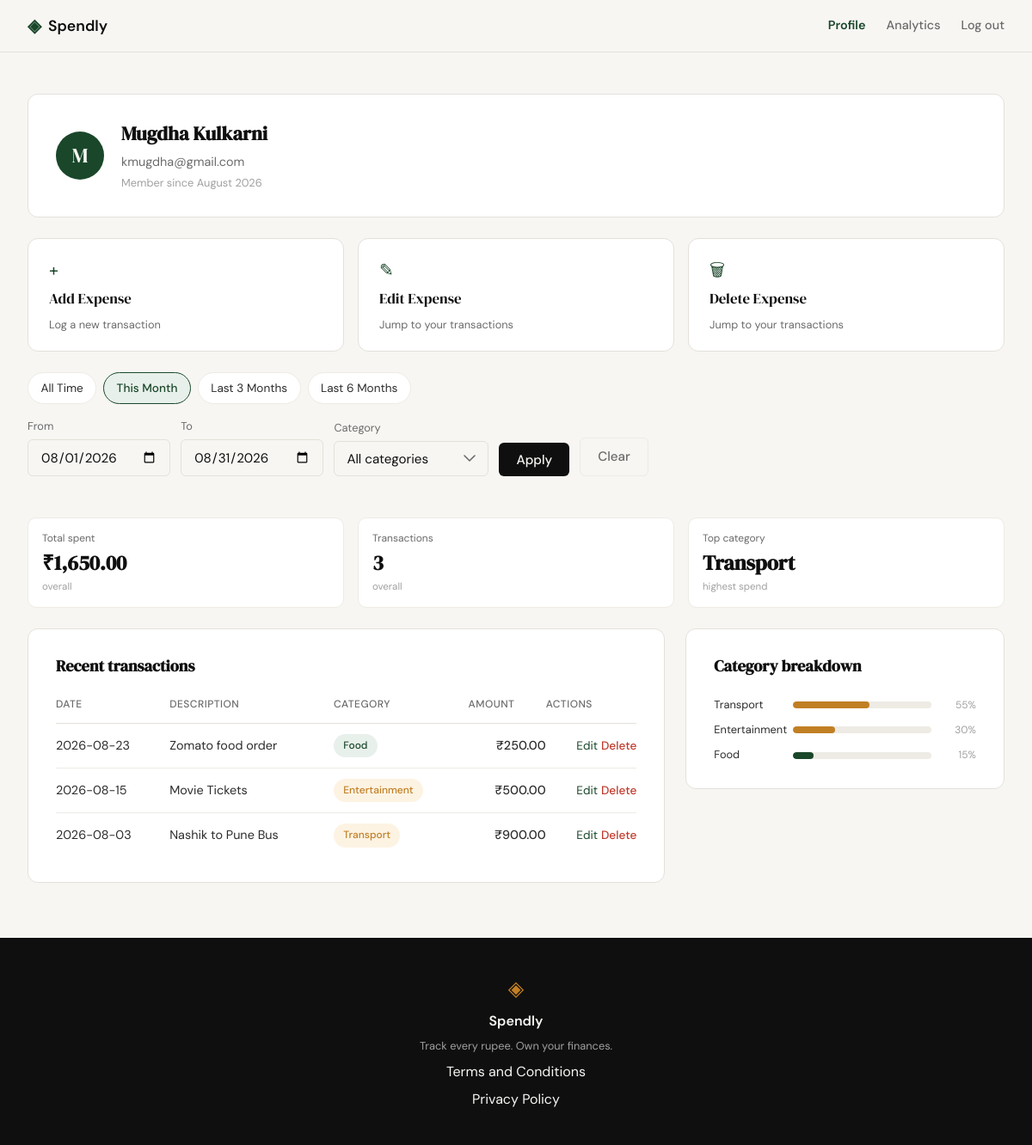
The app's page /profile?date_from=2026-08-01&date_to=2026-08-31 (signed in) with its own data.
### tables this page shows
CREATE TABLE users (
            id            INTEGER PRIMARY KEY AUTOINCREMENT,
            name          TEXT    NOT NULL,
            email         TEXT    NOT NULL UNIQUE,
            password_hash TEXT    NOT NULL,
            created_at    TEXT    DEFAULT (datetime('now'))
        );

CREATE TABLE expenses (
            id          INTEGER PRIMARY KEY AUTOINCREMENT,
            user_id     INTEGER NOT NULL REFERENCES users(id),
            amount      REAL    NOT NULL,
            category    TEXT    NOT NULL,
            date        TEXT    NOT NULL,
            description TEXT,
            created_at  TEXT    DEFAULT (datetime('now'))
        );

### app.py (the view)
@app.route("/profile")
def profile():
    if not session.get("user_id"):
        return redirect(url_for("login"))
    user_id = session["user_id"]
    if get_user_by_id(user_id) is None:
        abort(404)
    selected_category = request.args.get("category") or None
    raw_from = _parse_iso_date(request.args.get("date_from"))
    raw_to = _parse_iso_date(request.args.get("date_to"))
    if raw_from and raw_to and raw_from > raw_to:
        flash("Start date must be before end date.", "error")
        date_from = date_to = None
    else:
        date_from, date_to = raw_from, raw_to
    date_from_str = date_from.isoformat() if date_from else None
    date_to_str = date_to.isoformat() if date_to else None
    today = date.today()
    month_end = date(
        today.year, today.month, calendar.monthrange(today.year, today.month)[1]
    )
    presets = {
        "this_month": {
            "date_from": date(today.year, today.month, 1).isoformat(),
            "date_to": month_end.isoformat(),
        },
        "last_3_months": {
            "date_from": _months_ago_start(today, 3).isoformat(),
            "date_to": today.isoformat(),
        },
        "last_6_months": {
            "date_from": _months_ago_start(today, 6).isoformat(),
            "date_to": today.isoformat(),
        },
        "all_time": {"date_from": None, "date_to": None},
    }
    if date_from_str is None and date_to_str is None:
        active_preset = "all_time"
    else:
        active_preset = next(
            (
                name
                for name, r in presets.items()
                if r["date_from"] == date_from_str and r["date_to"] == date_to_str
            ),
            None,
        )
    user = queries.get_user_by_id(user_id)
    summary = queries.get_summary_stats(
        user_id,
        category=selected_category,
        date_from=date_from_str,
        date_to=date_to_str,
    )
    transactions = queries.get_recent_transactions(
        user_id,
        category=selected_category,
        date_from=date_from_str,
        date_to=date_to_str,
    )
    categories = queries.get_category_breakdown(
        user_id,
        category=selected_category,
        date_from=date_from_str,
        date_to=date_to_str,
    )
    return render_template(
        "profile.html",
        user=user,
        summary=summary,
        transactions=transactions,
        categories=categories,
        category_options=CATEGORIES,
        selected_category=selected_category or "",
        selected_date_from=date_from_str or "",
        selected_date_to=date_to_str or "",
        active_preset=active_preset,
        presets=presets,
    )

### app.py (called while the page is built)
def _parse_iso_date(value):
    if not value:
        return None
    try:
        return datetime.strptime(value, "%Y-%m-%d").date()
    except ValueError:
        return None

def _months_ago_start(today, n):
    month_index = today.month - 1 - (n - 1)
    year = today.year + month_index // 12
    month = month_index % 12 + 1
    return date(year, month, 1)

### database/db.py (called while the page is built)
def get_db():
    conn = sqlite3.connect(
        DB_PATH,
        timeout=10,
    )
    conn.row_factory = sqlite3.Row
    conn.execute("PRAGMA foreign_keys = ON")
    conn.execute("PRAGMA busy_timeout = 10000")
    return conn

def get_user_by_id(user_id):
    with get_db() as db:
        return get_db().execute(
            """
            SELECT id, name, email, password_hash, created_at
            FROM users
            WHERE id = ?
            """,
            (user_id,),
        ).fetchone()

### database/queries.py (called while the page is built)
def get_user_by_id(user_id):
    with get_db() as conn:
        row = conn.execute(
            "SELECT name, email, created_at FROM users WHERE id = ?",
            (user_id,),
        ).fetchone()
    if row is None:
        return None
    created_at = datetime.strptime(row["created_at"], "%Y-%m-%d %H:%M:%S")
    member_since = created_at.strftime("%B %Y")  # e.g. "January 2026"
    return {
        "name": row["name"],
        "email": row["email"],
        "member_since": member_since,
    }

### templates/profile.html (shortened to what this page needs)
{% extends "base.html" %}
{% block head %}
<link rel="stylesheet" href="{{ url_for('static', filename='css/profile.css') }}">
{% endblock %}
{% block content %}
<section class="profile-section">
    <div class="profile-inner">
        <div class="profile-info-card">
            <div class="profile-avatar">{{ user.name[0]|upper }}</div>
            <div class="profile-info-details">
                <h1 class="profile-name">{{ user.name }}</h1>
                <p class="profile-email">{{ user.email }}</p>
                <p class="profile-since">Member since {{ user.member_since }}</p>
            </div>
        </div>
        <div class="profile-actions">
            <a href="{{ url_for('add_expense') }}" class="action-card action-card-primary">
                <span class="action-card-icon">+</span>
                <span class="action-card-title">Add Expense</span>
                <span class="action-card-desc">Log a new transaction</span>
            </a>
            <a href="{{ url_for('profile') }}#transactions" class="action-card action-card-primary">
                <span class="action-card-icon">✎</span>
                <span class="action-card-title">Edit Expense</span>
                <span class="action-card-desc">Jump to your transactions</span>
            </a>
            <a href="{{ url_for('profile') }}#transactions" class="action-card action-card-primary">
                <span class="action-card-icon">🗑</span>
                <span class="action-card-title">Delete Expense</span>
                <span class="action-card-desc">Jump to your transactions</span>
            </a>
        </div>
        <div class="profile-date-filters">
            <div class="preset-links">
                <a href="{{ url_for('profile', category=selected_category or none) }}"
                   class="preset-link {% if active_preset == 'all_time' %}preset-link-active{% endif %}">All Time</a>
                <a href="{{ url_for('profile', category=selected_category or none, date_from=presets.this_month.date_from, date_to=presets.this_month.date_to) }}"
                   class="preset-link {% if active_preset == 'this_month' %}preset-link-active{% endif %}">This Month</a>
                <a href="{{ url_for('profile', category=selected_category or none, date_from=presets.last_3_months.date_from, date_to=presets.last_3_months.date_to) }}"
                   class="preset-link {% if active_preset == 'last_3_months' %}preset-link-active{% endif %}">Last 3 Months</a>
                <a href="{{ url_for('profile', category=selected_category or none, date_from=presets.last_6_months.date_from, date_to=presets.last_6_months.date_to) }}"
                   class="preset-link {% if active_preset == 'last_6_months' %}preset-link-active{% endif %}">Last 6 Months</a>
            </div>
            <form class="custom-range-form {% if active_preset is none and (selected_date_from or selected_date_to) %}custom-range-active{% endif %}" method="get" action="{{ url_for('profile') }}">
                <div class="custom-range-field">
                    <label for="date_from">From</label>
                    <input type="date" id="date_from" name="date_from" class="form-input" value="{{ selected_date_from }}">
                </div>
                <div class="custom-range-field">
                    <label for="date_to">To</label>
                    <input type="date" id="date_to" name="date_to" class="form-input" value="{{ selected_date_to }}">
                </div>
                <div class="custom-range-field custom-range-category">
                    <label for="category">Category</label>
                    <select id="category" name="category" class="form-input">
                        <option value="" {% if selected_category == "" %}selected{% endif %}>All categories</option>
                    </select>
                </div>
                <button type="submit" class="btn-submit custom-range-submit">Apply</button>
                <a href="{{ url_for('profile') }}" class="btn-clear">Clear</a>
            </form>
        </div>
        <div class="profile-stats">
            <div class="stat-tile">
                <div class="stat-tile-label">Total spent</div>
                <div class="stat-tile-value">₹{{ "{:,.2f}".format(summary.total_spent) }}</div>
                <div class="stat-tile-meta">overall</div>
            </div>
            <div class="stat-tile">
                <div class="stat-tile-label">Transactions</div>
                <div class="stat-tile-value">{{ summary.transaction_count }}</div>
                <div class="stat-tile-meta">overall</div>
            </div>
            <div class="stat-tile">
                <div class="stat-tile-label">Top category</div>
                <div class="stat-tile-value">{{ summary.top_category }}</div>
                <div class="stat-tile-meta">highest spend</div>
            </div>
        </div>
        <div class="profile-panels-row">
            <div class="profile-panel profile-panel-transactions" id="transactions">
                <h2 class="profile-panel-title">Recent transactions</h2>
                <table class="profile-table">
                    <thead>
                        <tr>
                            <th>Date</th>
                            <th>Description</th>
                            <th>Category</th>
                            <th class="profile-table-amount">Amount</th>
                            <th class="profile-table-actions">Actions</th>
                        </tr>
                    </thead>
                    <tbody>
                        {% for tx in transactions %}
                        <tr>
                            <td>{{ tx.date }}</td>
                            <td>{{ tx.description or "" }}</td>
                            <td><span class="category-badge category-badge-{{ tx.category|lower }}">{{ tx.category }}</span></td>
                            <td class="profile-table-amount">₹{{ "{:,.2f}".format(tx.amount) }}</td>
                            <td class="profile-table-actions">
                                <a href="{{ url_for('edit_expense', id=tx.id) }}">Edit</a>
                                <form method="POST" action="{{ url_for('delete_expense', id=tx.id) }}" class="delete-form" onsubmit="return confirm('Delete this expense?')">
                                    <button type="submit" class="btn-delete">Delete</button>
                                </form>
                            </td>
                        </tr>
                        {% endfor %}
                    </tbody>
                </table>
            </div>
            <div class="profile-panel profile-panel-breakdown">
                <h2 class="profile-panel-title">Category breakdown</h2>
                <div class="stat-bars profile-breakdown">
                    {% for cat in categories %}
                    <div class="stat-bar-row">
                        <span class="stat-bar-cat">{{ cat.name }}</span>
                        <div class="stat-bar-track">
                            <div class="stat-bar category-bar-{{ cat.name|lower }}" style="width: {{ cat.pct }}%"></div>
                        </div>
                        <span class="stat-bar-pct">{{ cat.pct }}%</span>
                    </div>
                    {% endfor %}
                </div>
            </div>
        </div>
    </div>
</section>
{% endblock %}

### static/css/profile.css (style rules this page uses)
.profile-actions { display: grid; grid-template-columns: repeat(3, 1fr); gap: 1rem; }
.action-card { display: flex; flex-direction: column; gap: 0.35rem; background: var(--paper-card); border: 1px solid var(--border); border-radius: var(--radius-md); padding: 1.25rem 1.5rem; text-decoration: none; transition: border-color 0.2s, box-shadow 0.2s; }
.action-card-icon { font-size: 1.25rem; color: var(--accent); }
.action-card-title { font-family: var(--font-display); font-size: 1.05rem; color: var(--ink); }
.action-card-desc { font-size: 0.8rem; color: var(--ink-muted); }
.profile-date-filters { display: flex; flex-wrap: wrap; align-items: flex-end; gap: 1rem; margin-bottom: 1.5rem; }
.preset-links { display: flex; gap: 0.5rem; flex-wrap: wrap; }
.preset-link { padding: 0.4rem 0.9rem; border-radius: var(--radius-lg); border: 1px solid var(--border-soft); background: var(--paper-card); color: var(--ink-soft); font-size: 0.85rem; text-decoration: none; transition: background 0.2s, color 0.2s, border-color 0.2s; }
.preset-link-active { background: var(--accent-light); color: var(--accent); border-color: var(--accent); font-weight: 500; }
.custom-range-form { display: flex; align-items: flex-end; gap: 0.75rem; flex-wrap: wrap; }
.custom-range-field label { display: block; font-size: 0.8rem; color: var(--ink-muted); margin-bottom: 0.3rem; }
.custom-range-category select.form-input { cursor: pointer; appearance: none; -webkit-appearance: none; -moz-appearance: none; background-repeat: no-repeat; background-position: right 0.875rem center; padding-right: 2.5rem; min-width: 180px; }
.custom-range-category select.form-input option { background: var(--paper-card); color: var(--ink); font-family: var(--font-body); }
.custom-range-category select.form-input option:checked { background: var(--accent-light); color: var(--accent); }
.custom-range-submit { width: auto; margin-top: 0; padding: 0.6rem 1.25rem; }
.btn-clear { padding: 0.6rem 1.25rem; border-radius: var(--radius-sm); border: 1px solid var(--border-soft); background: transparent; color: var(--ink-muted); font-size: 0.95rem; font-weight: 500; text-decoration: none; transition: border-color 0.2s, color 0.2s; }

### records on screen
users: name "M", name "Mugdha Kulkarni", email "kmugdha@gmail.com"
expenses: date "2026-08-23", description "Zomato food order", category "Food", amount "250.00"
expenses: date "2026-08-15", description "Movie Tickets", category "Entertainment", amount "500.00"
expenses: date "2026-08-03", description "Nashik to Pune Bus", category "Transport", amount "900.00"

### other values on screen
{{ user.member_since }} "August 2026"
{{ "{:,.2f}".format(summary.total_spent) }} "1,650.00"
{{ summary.transaction_count }} "3"
{{ summary.top_category }} "Transport"
{{ cat.name }} "Transport" "Entertainment" "Food"
{{ cat.pct }} "55" "30" "15"
